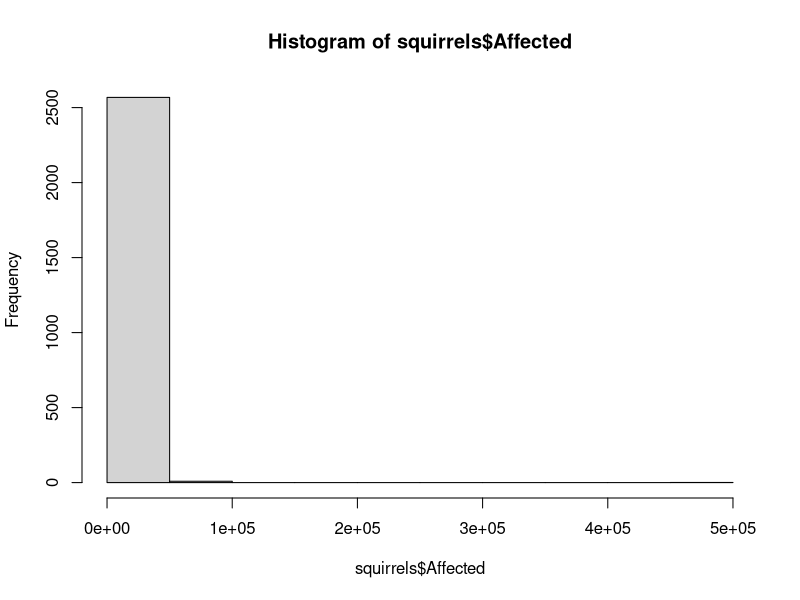

Recreate this plot in R.
## ---- chunk 1
require("knitr")
opts_knit$set(root.dir = "~/Desktop/work/github/PS132B/")
## ---- chunk 2
## for example, I saved this file to my desktop.
"squirrels.csv" %in% list.files("~/Desktop")

## running the code without the argument produces FALSE
## if my working directory isn't my Desktop
"squirrels.csv" %in% list.files()
## ---- chunk 3
squirrels = read.csv("./exampleData/squirrels.csv")
head(squirrels)
## ---- chunk 4
rows = nrow(squirrels)
cols = ncol(squirrels)

## or 
dims = dim(squirrels)
rows2 = dims[1]
cols2 = dims[2]
## ---- chunk 5
rows + cols 
rows / cols 
rows ^ cols
rows %% cols == 0 
## ---- chunk 6
## get information about the data frame 
str(squirrels)

numericCol = squirrels$Affected
numericCol = numericCol + rows 
length(numericCol)
mean(numericCol, na.rm = T)
sum(is.na(numericCol))
## ---- chunk 7
a = sample(squirrels$Affected, 200)
b = squirrels$Affected[seq(400, nrow(squirrels), 4)]
c = squirrels$Affected[c(1:5)]
## ---- chunk 8
logicalVec = ifelse(squirrels$animal != "Squirrel", TRUE, FALSE)

## ---- chunk 9
logicalVec2 = ifelse(squirrels$year == 2019, TRUE, FALSE)

sum(logicalVec, logicalVec2)
## ---- chunk 10
## Get all squirrel attacks in 2019 only
squirrels2019 = which(squirrels$animal == "Squirrel" & squirrels$year == 2019)

squirrels[squirrels2019,]

## ---- chunk 11
method1 = subset(squirrels, animal == "Squirrel" & year == 2019)
head(method1)

method2 = squirrels[squirrels$animal == "Squirrel" & squirrels$year == 2019,]

library(dplyr)
method3 = squirrels |> 
  filter(animal == "Squirrel", year == 2019)

## Note |> is the base R pipe. If we've loaded dplyr we can also
## do 
method3b = squirrels %>%
  filter(animal == "Squirrel", year == 2019)
## ---- chunk 12
set.seed(123) # for reproducibility 
idx = sample(nrow(squirrels), nrow(squirrels)/4)
squirrel_subset = squirrels[idx,]
summary(squirrel_subset)
## ---- chunk 13
summary(lm(Affected ~ Duration, data = squirrels))

## ---- chunk 14
hist(squirrels$Affected)

